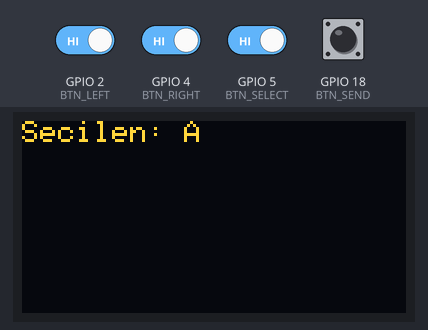
The sketch below on a simulated ESP32. On the bench: 128×64 one-colour display. The inputs (shaded band) are chosen by the test bench; at power-on: GPIO 2 (BTN_LEFT), GPIO 4 (BTN_RIGHT), GPIO 5 (BTN_SELECT), GPIO 18 (BTN_SEND) HIGH. The OLED is the two-colour kind (top 16 rows yellow); WiFi joins after 1.5 s; servers stay silent unless stated; uploads are accepted with an empty reply; what the sketch prints to the serial monitor is not drawn.

Above: at 3.8 s.
3.9 s: GPIO 18 (BTN_SEND) pulled LOW for 0.15 s
At 5.2 s:
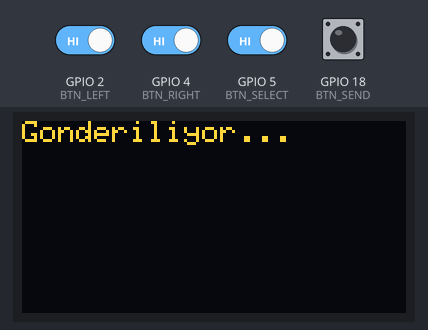
7.0 s: GPIO 18 (BTN_SEND) pulled LOW for 1 s
At 9.61 s:
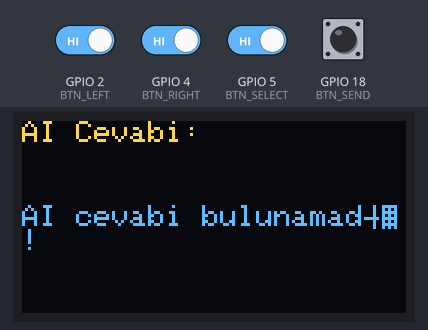
11.0 s: GPIO 2 (BTN_LEFT) driven LOW and GPIO 4 (BTN_RIGHT) driven LOW and GPIO 5 (BTN_SELECT) driven LOW and GPIO 18 (BTN_SEND) driven LOW
At 11.77 s:
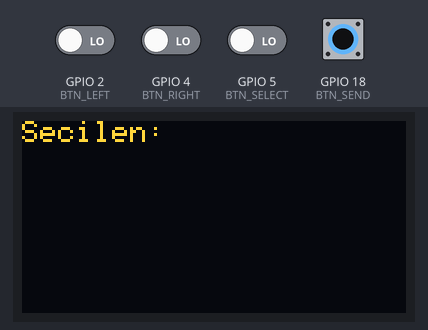
14.0 s: GPIO 2 (BTN_LEFT) driven HIGH
At 14.83 s:
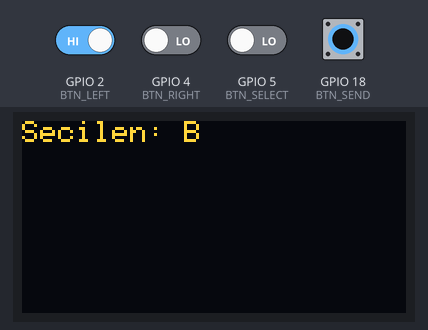

Measured:
- after the input at 3.9 s, the display: changes at once (image 1)
- after the input at 7.0 s, the display: first changes at once (image 2 shows a later state)
- after the input at 11.0 s, the display: first changes after 0.08 s (image 3 shows a later state)
- after the input at 14.0 s, the display: first differs from a run without the input after 0.73 s (image 4)
- what the display in image 2 shows lasts 0.4 s, from 9.4 s to 9.8 s

The sketch:

ESP32_AI_ASISSTANT.ino
```cpp
#include <WiFi.h>
#include <WiFiClientSecure.h>
#include <Adafruit_GFX.h>
#include <Adafruit_SSD1306.h>

#define SCREEN_WIDTH 128
#define SCREEN_HEIGHT 64
#define OLED_RESET -1
Adafruit_SSD1306 display(SCREEN_WIDTH, SCREEN_HEIGHT, &Wire, OLED_RESET);


#define BTN_LEFT 2
#define BTN_RIGHT 4
#define BTN_SELECT 5
#define BTN_SEND 18

const char* ssid = "WİFİ";
const char* password = "PASSWORD";
String apiKey = "APIKEY";
String model = "models/gemini-2.5-flash";

WiFiClientSecure client;


String alphabet = "ABCDEFGHIJKLMNOPQRSTUVWXYZ ";
int cursor = 0;
String message = "";
const int maxCols = 16;
const int maxRows = 3;
int currentRow = 0;


bool showAI = false;
String aiAnswer = "";
int aiX = 0;

void setup() {
  Serial.begin(115200);

  pinMode(BTN_LEFT, INPUT_PULLUP);
  pinMode(BTN_RIGHT, INPUT_PULLUP);
  pinMode(BTN_SELECT, INPUT_PULLUP);
  pinMode(BTN_SEND, INPUT_PULLUP);

  if(!display.begin(SSD1306_SWITCHCAPVCC, 0x3C)) {
    Serial.println("OLED bulunamadı!");
    while(true);
  }

  display.clearDisplay();
  display.setTextSize(1);
  display.setTextColor(WHITE);
  display.setCursor(0,0);
  display.println("Baglaniyor...");
  display.display();

  WiFi.begin(ssid, password);
  while (WiFi.status() != WL_CONNECTED) {
    delay(500);
    Serial.print(".");
  }

  client.setInsecure();
  display.clearDisplay();
  display.setCursor(0,0);
  display.println("WiFi Baglandi!");
  display.display();
  delay(1000);

  showMessage();
}

void loop() {
  if(!showAI) {

    if(digitalRead(BTN_LEFT) == LOW){
      cursor = (cursor - 1 + alphabet.length()) % alphabet.length();
      showMessage();
      delay(200);
    }
    if(digitalRead(BTN_RIGHT) == LOW){
      cursor = (cursor + 1) % alphabet.length();
      showMessage();
      delay(200);
    }
    if(digitalRead(BTN_SELECT) == LOW){
      message += alphabet[cursor];
      if(message.length() % maxCols == 0) currentRow++;
      if(currentRow >= maxRows) currentRow = maxRows - 1;
      showMessage();
      delay(200);
    }
    if(digitalRead(BTN_SEND) == LOW){

      showAI = true;
      display.clearDisplay();
      display.setCursor(0,0);
      display.println("Gonderiliyor...");
      display.display();

      aiAnswer = askGemini(message);
      aiX = SCREEN_WIDTH;
      message = "";
      currentRow = 0;
      delay(500);
    }
  } else {

    display.clearDisplay();
    display.setCursor(0,0);
    display.setTextSize(1);
    display.setTextColor(WHITE);
    display.println("AI Cevabi:");
    display.setCursor(aiX, 20);
    display.println(aiAnswer);
    display.display();

    aiX--;
    if(aiX + int(aiAnswer.length()*6) < 0) aiX = SCREEN_WIDTH;


    if(digitalRead(BTN_SEND) == LOW){
      showAI = false;
      cursor = 0;
      showMessage();
      delay(500);
    }
    delay(50);
  }
}


void showMessage(){
  display.clearDisplay();
  display.setCursor(0,0);
  display.setTextSize(1);
  display.setTextColor(WHITE);

  for(int i=0; i<=currentRow; i++){
    int start = i*maxCols;
    int len = min(maxCols, int(message.length() - start));
    if(len > 0) display.println(message.substring(start, start+len));
  }

  display.print("Secilen: ");
  display.println(alphabet[cursor]);
  display.display();
}


String askGemini(String question){
  if (!client.connect("generativelanguage.googleapis.com", 443)) {
    return "Baglanti hatasi!";
  }

  String url = "/v1beta/" + model + ":generateContent?key=" + apiKey;
  String body = "{\"contents\":[{\"parts\":[{\"text\":\"" + question + "\"}]}]}";

  client.println("POST " + url + " HTTP/1.1");
  client.println("Host: generativelanguage.googleapis.com");
  client.println("Content-Type: application/json");
  client.println("Content-Length: " + String(body.length()));
  client.println("Connection: close");
  client.println();
  client.print(body);

  String response = "";
  while(client.connected() || client.available()){
    if(client.available()){
      response += client.readString();
    }
  }

  client.stop();

  int idx1 = response.indexOf("\"text\":");
  if(idx1 == -1) return "AI cevabi bulunamadı!";
  int start = response.indexOf("\"", idx1 + 7) + 1;
  int end = response.indexOf("\"", start);
  String answer = response.substring(start, end);
  return answer;
}
```
